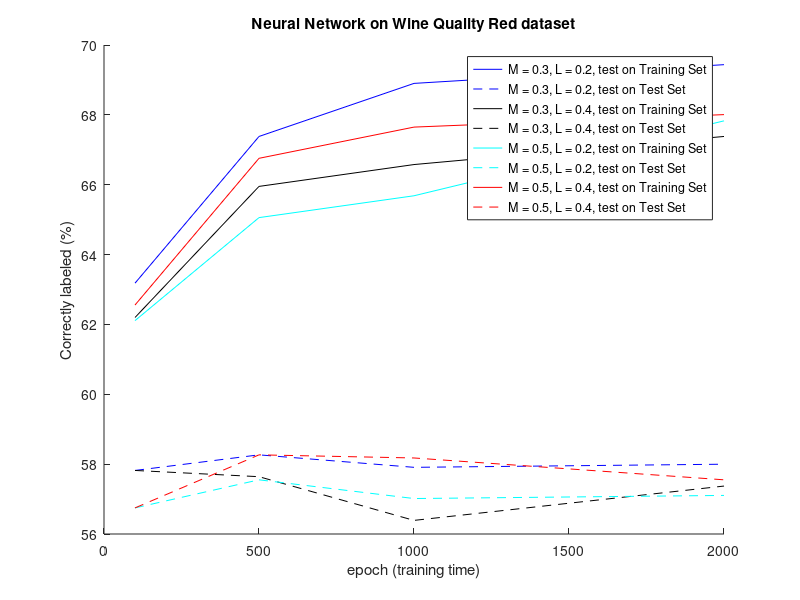
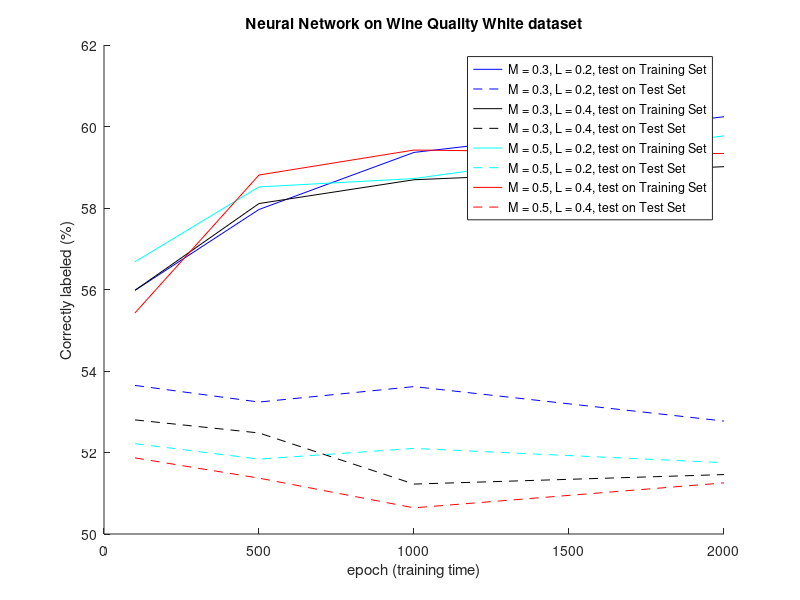
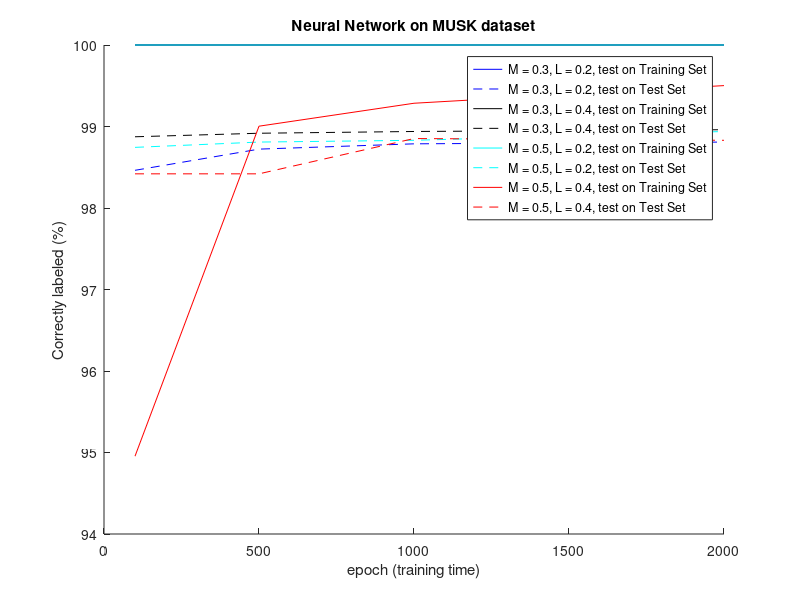

MATLAB code to generate these figures, in order:
epoch = [100 500 1000 2000];

wine_red32_training = [63.1814 67.3816 68.9008 69.437];
wine_red32_test = [57.8195 58.2663 57.9088 57.9982];
wine_red34_training = [62.1984 65.9517 66.5773 67.3816];
wine_red34_test = [57.8195 57.6408 56.3896 57.3727];
wine_red52_training = [62.109 65.0581 65.6836 67.8284];
wine_red52_test = [56.7471 57.5514 57.0152 57.1046];
wine_red54_training = [62.5559 66.756 67.6497 68.0071];
wine_red54_test = [56.7471 58.2663 58.1769 57.5514];

wine_white32_training = [55.9802 57.9638 59.3641 60.2392];
wine_white32_test = [53.6464 53.238	53.6173	52.7713];
wine_white34_training = [55.9802 58.1097 58.6931 59.014];
wine_white34_test = [52.8005 52.4796 51.2252 51.4586];
wine_white52_training = [56.6803 58.5181 58.7223 59.7725];
wine_white52_test = [52.217	51.8378	52.1004	51.7503];
wine_white54_training = [55.4259 58.8098 59.4224 59.3349];
wine_white54_test = [51.867	51.3711	50.6418	51.2544];

musk32_training = [100 100 100 100];
musk32_test = [98.4625 98.7224 98.7874 98.809];
musk34_training = [100 100 100 100];
musk34_test = [98.874 98.9173 98.9389 98.9606];
musk52_training = [100 100 100 100];
musk52_test = [98.744 98.809 98.8307 98.9389];
musk54_training = [94.9545 99.0039 99.2854 99.5019];
musk54_test = [98.4192 98.4192 98.8523 98.8307];

figure
hold on 
plot(epoch,wine_red32_training,'b')
plot(epoch,wine_red32_test,'b--')
plot(epoch,wine_red34_training,'k')
plot(epoch,wine_red34_test,'k--')
plot(epoch,wine_red52_training,'c')
plot(epoch,wine_red52_test,'c--')
plot(epoch,wine_red54_training,'r')
plot(epoch,wine_red54_test,'r--')
xlabel('epoch (training time)')
ylabel('Correctly labeled (%)')
legend('M = 0.3, L = 0.2, test on Training Set', 'M = 0.3, L = 0.2, test on Test Set', ...
       'M = 0.3, L = 0.4, test on Training Set', 'M = 0.3, L = 0.4, test on Test Set', ...
       'M = 0.5, L = 0.2, test on Training Set', 'M = 0.5, L = 0.2, test on Test Set', ...
       'M = 0.5, L = 0.4, test on Training Set', 'M = 0.5, L = 0.4, test on Test Set')
title('Neural Network on Wine Quality Red dataset') 
hold off

figure
hold on 
plot(epoch,wine_white32_training,'b')
plot(epoch,wine_white32_test,'b--')
plot(epoch,wine_white34_training,'k')
plot(epoch,wine_white34_test,'k--')
plot(epoch,wine_white52_training,'c')
plot(epoch,wine_white52_test,'c--')
plot(epoch,wine_white54_training,'r')
plot(epoch,wine_white54_test,'r--')
xlabel('epoch (training time)')
ylabel('Correctly labeled (%)')
legend('M = 0.3, L = 0.2, test on Training Set', 'M = 0.3, L = 0.2, test on Test Set', ...
       'M = 0.3, L = 0.4, test on Training Set', 'M = 0.3, L = 0.4, test on Test Set', ...
       'M = 0.5, L = 0.2, test on Training Set', 'M = 0.5, L = 0.2, test on Test Set', ...
       'M = 0.5, L = 0.4, test on Training Set', 'M = 0.5, L = 0.4, test on Test Set')
title('Neural Network on Wine Quality White dataset') 
hold off

figure
hold on 
plot(epoch,musk32_training,'b')
plot(epoch,musk32_test,'b--')
plot(epoch,musk34_training,'k')
plot(epoch,musk34_test,'k--')
plot(epoch,musk52_training,'c')
plot(epoch,musk52_test,'c--')
plot(epoch,musk54_training,'r')
plot(epoch,musk54_test,'r--')
xlabel('epoch (training time)')
ylabel('Correctly labeled (%)')
legend('M = 0.3, L = 0.2, test on Training Set', 'M = 0.3, L = 0.2, test on Test Set', ...
       'M = 0.3, L = 0.4, test on Training Set', 'M = 0.3, L = 0.4, test on Test Set', ...
       'M = 0.5, L = 0.2, test on Training Set', 'M = 0.5, L = 0.2, test on Test Set', ...
       'M = 0.5, L = 0.4, test on Training Set', 'M = 0.5, L = 0.4, test on Test Set')
title('Neural Network on MUSK dataset') 
hold off


